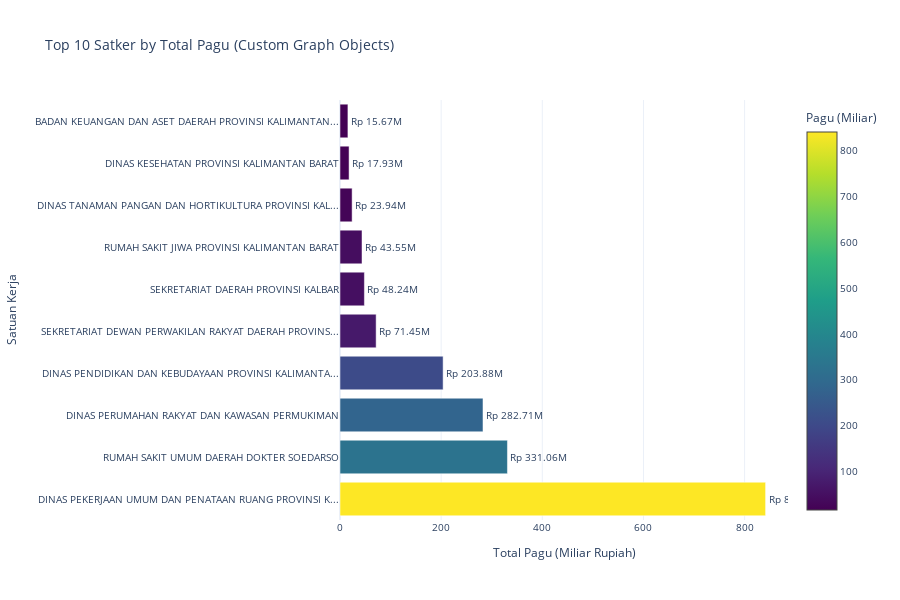

Write notebook code for a chart like this one.
### Markdown cell above
## 5. Plotly Graph Objects - Advanced Customization

### 5.1 Custom Bar Chart with Annotations

### Code cell
# Get top 10 satker
top10 = df.groupby('nama_satker')['pagu'].sum().sort_values(ascending=False).head(10)
top10_miliar = top10 / 1_000_000_000

# Create figure
fig = go.Figure()

# Add bar trace
fig.add_trace(go.Bar(
    x=top10_miliar.values,
    y=[name[:50] + '...' if len(name) > 50 else name for name in top10.index],
    orientation='h',
    marker=dict(
        color=top10_miliar.values,
        colorscale='Viridis',
        showscale=True,
        colorbar=dict(title="Pagu (Miliar)")
    ),
    text=[f'Rp {val:.2f}M' for val in top10_miliar.values],
    textposition='outside',
    hovertemplate='<b>%{y}</b><br>Total Pagu: Rp %{x:.2f} Miliar<extra></extra>'
))

# Update layout
fig.update_layout(
    title='Top 10 Satker by Total Pagu (Custom Graph Objects)',
    xaxis_title='Total Pagu (Miliar Rupiah)',
    yaxis_title='Satuan Kerja',
    height=600,
    template='plotly_white',
    font=dict(size=10)
)

fig.show()

### Figure 1 — Plotly figure (JSON) as saved in the notebook; plotly's stock layout.template omitted (floating-point values rounded to 4 significant figures)
{"data": [{"hovertemplate": "<b>%{y}</b><br>Total Pagu: Rp %{x:.2f} Miliar<extra></extra>", "marker": {"color": [841.5, 331.1, 282.7, 203.9, 71.45, 48.24, 43.55, 23.94, 17.93, 15.67], "colorbar": {"title": {"text": "Pagu (Miliar)"}}, "colorscale": [[0, "#440154"], [0.1111, "#482878"], [0.2222, "#3e4989"], [0.3333, "#31688e"], [0.4444, "#26828e"], [0.5556, "#1f9e89"], [0.6667, "#35b779"], [0.7778, "#6ece58"], [0.8889, "#b5de2b"], [1, "#fde725"]], "showscale": true}, "orientation": "h", "text": ["Rp 841.49M", "Rp 331.06M", "Rp 282.71M", "Rp 203.88M", "Rp 71.45M", "Rp 48.24M", "Rp 43.55M", "Rp 23.94M", "Rp 17.93M", "Rp 15.67M"], "textposition": "outside", "type": "bar", "x": [841.5, 331.1, 282.7, 203.9, 71.45, 48.24, 43.55, 23.94, 17.93, 15.67], "y": ["DINAS PEKERJAAN UMUM DAN PENATAAN RUANG PROVINSI K...", "RUMAH SAKIT UMUM DAERAH DOKTER SOEDARSO", "DINAS PERUMAHAN RAKYAT DAN KAWASAN PERMUKIMAN", "DINAS PENDIDIKAN DAN KEBUDAYAAN PROVINSI KALIMANTA...", "SEKRETARIAT DEWAN PERWAKILAN RAKYAT DAERAH PROVINS...", "SEKRETARIAT DAERAH PROVINSI KALBAR", "RUMAH SAKIT JIWA PROVINSI KALIMANTAN BARAT", "DINAS TANAMAN PANGAN DAN HORTIKULTURA PROVINSI KAL...", "DINAS KESEHATAN PROVINSI KALIMANTAN BARAT", "BADAN KEUANGAN DAN ASET DAERAH PROVINSI KALIMANTAN..."]}], "layout": {"font": {"size": 10}, "height": 600, "title": {"text": "Top 10 Satker by Total Pagu (Custom Graph Objects)"}, "xaxis": {"title": {"text": "Total Pagu (Miliar Rupiah)"}}, "yaxis": {"title": {"text": "Satuan Kerja"}}}}
